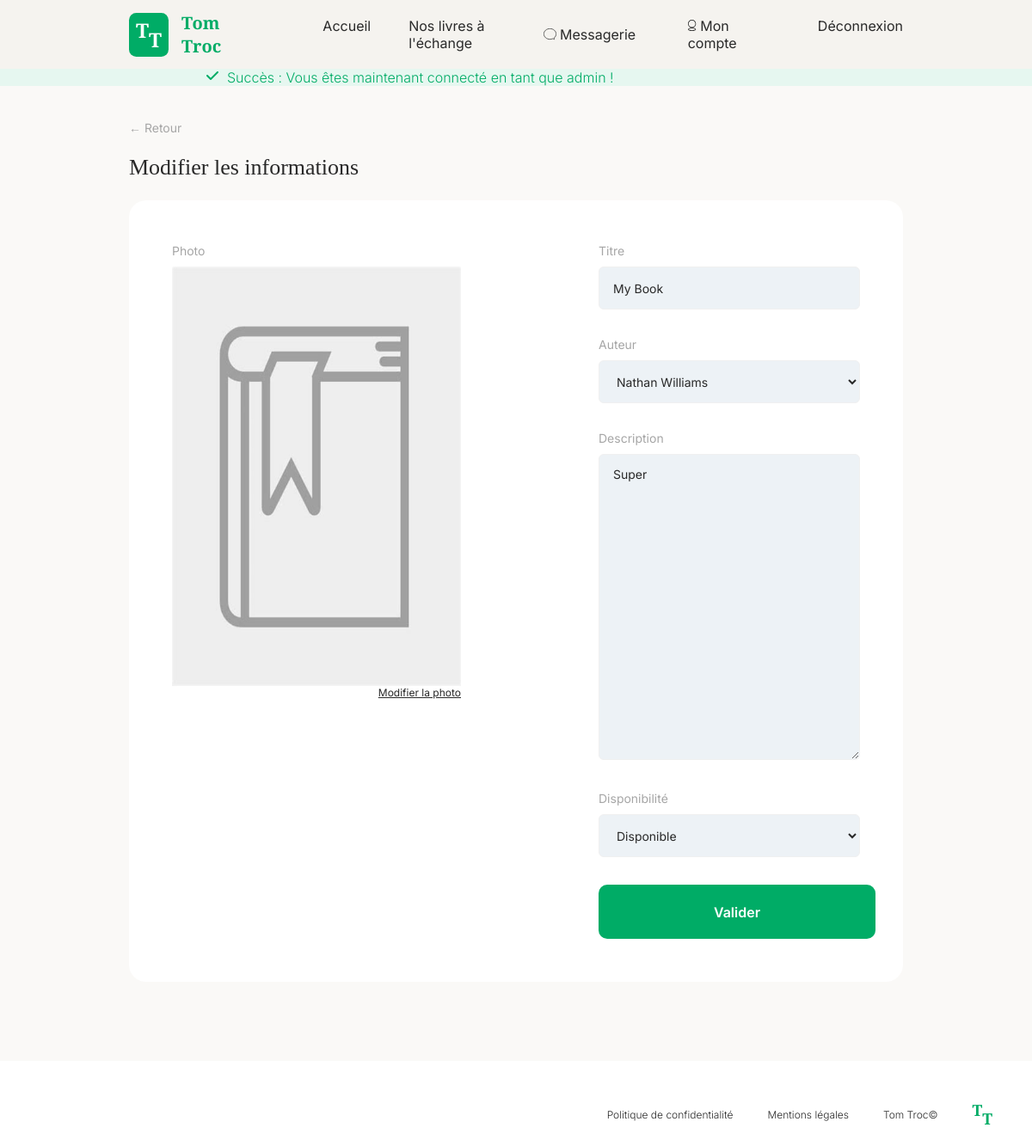
The page /index.php?route=edit-book&id=15 (signed in) on the database its author committed.
### tables this page shows
CREATE TABLE `files` (
  `id` int(11) NOT NULL,
  `user_id` int(11) DEFAULT NULL,
  `title` varchar(255) DEFAULT NULL,
  `mime_type` varchar(255) DEFAULT NULL,
  `file_path` varchar(255) DEFAULT NULL,
  `valid` int(11) NOT NULL DEFAULT 1,
  `created_at` datetime DEFAULT current_timestamp(),
  `updated_at` datetime DEFAULT current_timestamp() ON UPDATE current_timestamp()
);

CREATE TABLE `books` (
  `id` int(11) NOT NULL,
  `title` varchar(255) NOT NULL,
  `description` text DEFAULT NULL,
  `author_id` int(11) NOT NULL,
  `owner_id` int(11) NOT NULL,
  `cover_img_id` int(11) DEFAULT NULL,
  `available` tinyint(1) NOT NULL DEFAULT 1,
  `valid` int(11) NOT NULL DEFAULT 1,
  `created_at` datetime DEFAULT current_timestamp(),
  `updated_at` datetime DEFAULT current_timestamp() ON UPDATE current_timestamp()
);

### src/service/RenderService.php (called while the page is built, shortened)
<?php
class RenderService
{
    public static function renderView(string $viewName, array $params): void
    {
        $params = array_merge($params, [
            'flashMessages' => FlashService::getMessages(),
        ]);
        $viewPath = VIEW_PATH;
        extract($params);
        require_once "$viewPath/$viewName.php";
        require_once "$viewPath/main.php";
    }
}

### src/controller/MainController.php (called while the page is built, shortened)
<?php
class MainController
{
    public function editBook(User $user, int $bookId): void
    {
        $bookManager = new BookManager();
        $authorManager = new AuthorManager();
        $book = $bookId === 0 ? new Book() : $bookManager->findById($bookId);
        $authors = $authorManager->findAll();
        RenderService::renderView('edit-book', [
            'book' => $book,
            'authors' => $authors,
        ]);
    }
}

### src/entity/BaseEntity.php (called while the page is built, shortened)
<?php
abstract class BaseEntity
{
    private int $id;
    protected function hydrate(array $data): void
    {
        foreach ($data as $key => $value) {
            $method = 'set' . str_replace('_', '', ucwords($key, '_'));
        }
    }
    public function getId(): int
    {
        return $this->id;
    }
    public function setId(int $id): void
    {
        $this->id = $id;
    }
    public function setCreatedAt(string|DateTime $createdAt, string $format = 'Y-m-d H:i:s'): void
    {
        if (is_string($createdAt)) {
            $createdAt = DateTime::createFromFormat($format, $createdAt);
        }
    }
    public function setUpdatedAt(string|DateTime $updatedAt, string $format = 'Y-m-d H:i:s'): void
    {
        if (is_string($updatedAt)) {
            $updatedAt = DateTime::createFromFormat($format, $updatedAt);
        }
    }
}

### src/manager/DBManager.php (called while the page is built, shortened)
<?php
class DBManager
{
    private static $pdo;
    public static function getPDO(): PDO
    {
        if (self::$pdo === null) {
            self::$pdo = new PDO('mysql:host=' . DB_HOST . ';dbname=' . DB_NAME . ';charset=utf8', DB_USER, DB_PWD);
        }
        return self::$pdo;
    }
    public static function execQuery($sql, $params = []): PDOStatement
    {
        $pdo = self::getPDO();
        $pdo->setAttribute(PDO::ATTR_ERRMODE, PDO::ERRMODE_EXCEPTION);
        $pdo->setAttribute(PDO::ATTR_DEFAULT_FETCH_MODE, PDO::FETCH_ASSOC);
        $statement = $pdo->prepare($sql);
        $statement->execute($params);
        return $statement;
    }
}

### src/manager/BookManager.php (called while the page is built, shortened)
<?php
class BookManager
{
    public function findById(int $id): ?Book
    {
        $sql = <<<SQL
            SELECT *
            FROM books
            WHERE id = :id
        SQL;
        $statement = DBManager::execQuery($sql, ['id' => $id]);
        $book = $statement->fetch();
        if ($book) {
            $userManager = new UserManager();
            $authorManager = new AuthorManager();
            $fileManager = new FileManager();
            $newBook = new Book($book);
            $owner = $userManager->findById($newBook->getOwnerId());
            $author = $authorManager->findById($newBook->getAuthorId());
            $coverFile = $fileManager->findById($newBook->getCoverImgId());
            $newBook->setAuthor($author);
            $newBook->setOwner($owner);
            $newBook->setCoverImg($coverFile);
            return $newBook;
        }
        return null;
    }
}

### src/entity/Book.php (called while the page is built, shortened)
<?php
class Book extends BaseEntity
{
    private string $title;
    private ?Author $author = null;
    private ?string $description;
    private ?File $coverImg = null;
    private bool $available;
    public function getTitle(): string
    {
        return $this->title;
    }
    public function setTitle(string $title): void
    {
        $this->title = $title;
    }
    public function getDescription(): ?string
    {
        return $this->description;
    }
    public function setDescription(?string $description): void
    {
        $this->description = $description;
    }
    public function isAvailable(): bool
    {
        return $this->available;
    }
    public function setAvailable(bool $available): void
    {
        $this->available = $available;
    }
    public function getAuthor(): ?Author
    {
        return $this->author;
    }
    public function setAuthor(?Author $author): void
    {
        $this->author = $author;
    }
    public function getCoverImg(): ?File
    {
        return $this->coverImg;
    }
    public function setCoverImg(?File $coverImg): void
    {
        $this->coverImg = $coverImg;
    }
}

### src/entity/File.php (called while the page is built, shortened)
<?php
class File extends BaseEntity
{
    private string $filePath;
    public function getFilePath(): ?string
    {
        return $this->filePath;
    }
    public function setFilePath(?string $filePath): void
    {
        $this->filePath = $filePath;
    }
}

### src/manager/FileManager.php (called while the page is built, shortened)
<?php
class FileManager
{
    public function findById(?int $id): ?File
    {
        $sql = <<<SQL
            SELECT *
            FROM files
            WHERE id = :id
        SQL;
        $statement = DBManager::execQuery($sql, ['id' => $id]);
        $file = $statement->fetch();
        if ($file) {
            return new File($file);
        }
        return null;
    }
}

### src/manager/AuthorManager.php (called while the page is built, shortened)
<?php
class AuthorManager
{
    public function findById(int $id): ?Author
    {
        $sql = <<<SQL
            SELECT *
            FROM authors
            WHERE id = :id
        SQL;
        $statement = DBManager::execQuery($sql, ['id' => $id]);
        $author = $statement->fetch();
        if ($author) {
            return new Author($author);
        }
        return null;
    }
    public function findAll(): ?array
    {
        $sql = <<<SQL
            SELECT *
            FROM authors
        SQL;
        $statement = DBManager::execQuery($sql);
        $authorResults = $statement->fetchAll();
        if ($authorResults) {
            $authors = [];
            foreach ($authorResults as $authorResult) {
                $authors[] = new Author($authorResult);
            }
            return $authors;
        }
        return null;
    }
}

### src/entity/Author.php (called while the page is built, shortened)
<?php
class Author extends BaseEntity
{
    private ?string $firstName;
    private ?string $lastName;
    private ?string $penName;
    public function getFullName(): ?string
    {
        if ($this->penName) {
            return $this->penName;
        }
        if ($this->firstName && $this->lastName) {
            return "{$this->firstName} {$this->lastName}";
        }
        return null;
    }
    public function setFirstName(?string $firstName): void
    {
        $this->firstName = $firstName;
    }
    public function setLastName(?string $lastName): void
    {
        $this->lastName = $lastName;
    }
    public function setPenName(?string $penName): void
    {
        $this->penName = $penName;
    }
}

### src/view/edit-book.php (the view, shortened to what this page needs)
<section id="edit-book" class="light-section flex-column">
    <a class="breadcrumbs-link" href="index.php?route=my-profile">← Retour</a>
    <h1 id="edit-book-title">Modifier les informations</h1>
    <div id="book-form-section" class="white-section">
        <form class="flex-row" id="edit-book-form" method="POST"
        action="index.php?route=edit-book&id=<?= $book->getId() ?>" enctype="multipart/form-data">
            <div id="edit-book-img-section" class="form-field flex-column">
                <label class="edit-book-input-label align-self-start">Photo</label>
                <?php $coverImg = $book->getCoverImg(); ?>
                <img id ="cover-img-preview"
                src="data/images/books/<?php echo $coverImg?->getFilePath() ?? 'placeholder.jpg'?>"
                alt="<?= htmlspecialchars($book->getTitle() ?? '') ?>" width="488" height="488">
                <label for="cover-img" class="file-input-action align-self-end">Modifier la photo</label>
            </div>
            <div id="edit-book-info-section" class="flex-column">
                <div class="form-field">
                    <label for="title" class="edit-book-input-label">Titre</label>
                    <input class="edit-book-input-field" type="text" id="title" name="title"
                    value="<?= htmlspecialchars($book->getTitle()) ?>" required>
                </div>
                <div class="form-field">
                    <label for="author" class="edit-book-input-label">Auteur</label>
                    <select id="author" name="author" class="edit-book-input-field">
                        <?php $currentAuthorId = $book->getAuthor() ?
                        $book->getAuthor()->getId() : ($book->getAuthorId() ?? null); ?>
                        <?php foreach ($authors as $author) : ?>
                            <option value="<?= $author->getId() ?>"
                            <?= $author->getId() === $currentAuthorId ? 'selected' : '' ?>>
                                <?= htmlspecialchars($author->getFullName()) ?>
                            </option>
                        <?php endforeach; ?>
                    </select>
                </div>
                <div class="form-field">
                    <label for="description" class="edit-book-input-label">Description</label>
                    <?php $description = htmlspecialchars($book->getDescription()); ?>
                    <textarea id="description" name="description"
                    class="edit-book-input-field edit-book-input-field--tall" required><?= $description ?></textarea>
                </div>
                <div class="form-field">
                    <label for="available" class="edit-book-input-label">Disponibilité</label>
                    <select id="available" name="available" class="edit-book-input-field">
                        <option value="1" <?= $book->isAvailable() ? 'selected' : '' ?>>Disponible</option>
                    </select>
                </div>
                <input type="submit" name="submit" class="green-cta-btn green-cta-btn--edit-book" value="Valider">
            </div>
        </form>
    </div>
</section>

### src/css/main.css (style rules this page uses)
:root { --bright-green: #00AC66; --default-text-color: #292929; --light-text-color: #A6A6A6; --main-darker-background: #F5F3EF; --main-lighter-background: #FAF9F7; --light-blue-background: #EDF2F6; --important-text: #cb2d2d; --search-bar-decoration: #f0f0f0; --available-color: #6DC5A1; --not-available-color: #C56D6D; --success-color: #00AC66; --success-bg: #E6F7F0; --warning-color: #E6A817; --warning-bg: #FDF7E8; --error-color: #D64045; --error-bg: #FCEBEC; --info-color: #007BFF; --info-bg: #E7F1FF; --playfair-font: 'Playfair Display', Georgia, 'Times New Roman', serif; --inter-font: Inter, Helvetica, Arial, sans-serif; }
* { margin: 0; padding: 0; box-sizing: border-box; color: var(--default-text-color); font-family: var(--inter-font); }
a { text-decoration: none; }
.flex-row { display: flex; flex-direction: row; }
.flex-column { display: flex; flex-direction: column; }
h1 { font-size: 36px; font-weight: 400; font-family: var(--playfair-font); }
.light-section { background-color: var(--main-lighter-background); }
.green-cta-btn { width: 152px; height: 53px; background-color: var(--bright-green); border: none; border-radius: 10px; color: white; }
.white-section { background-color: white; border-radius: 20px; }
#edit-book { margin-bottom: 2rem; overflow: auto; padding: 40px 150px 92px 150px; gap: 23px; }
#edit-book-title { font-size: 26px; }
#edit-book-form { justify-content: space-between; width: 100%; }
#edit-book-form img { width: 100%; }
#edit-book-img-section { align-items: center; width: 42%; }
#edit-book-info-section { align-items: start; width: 38%; gap: 32px; }
#edit-book-info-section .form-field { width: 100%; }
#book-form-section { padding: 50px; }
.edit-book-input-label { font-size: 14px; font-weight: 400; color: var(--light-text-color); margin-bottom: 10px; display: block; }
.edit-book-input-field { border: var(--search-bar-decoration) 1px solid; border-radius: 6px; height: 50px; width: 100%; background-color: var(--light-blue-background); box-sizing: border-box; padding: 14px 16px; font-size: 14px; }
.edit-book-input-field--tall { height: 356px; }
.file-input-action { font-size: 12px; font-weight: 400; text-decoration: underline solid; }
.green-cta-btn--edit-book { width: 322px; height: 63px; font-size: 16px; font-weight: 600; }
.align-self-start { align-self: flex-start; }
.align-self-end { align-self: flex-end; }
.breadcrumbs-link { font-family: var(--inter-font); font-size: 14px; font-weight: 400; color: var(--light-text-color); }

### rows shown on the page
files: file_path (placeholder picture)
books: title "My Book", description "Super", available "Disponible"

### other values the page prints
$message "Succès : Vous êtes maintenant connecté en tant que admin !"
form field author "Nathan Williams"
